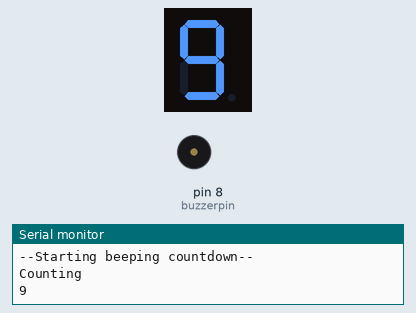
Recording of a sketch running on a simulated Arduino Uno, built with avr-gcc and run on an emulated ATmega328P. On the bench: 1-digit seven-segment display, buzzer (waves = sounding), the last lines printed to the serial monitor. Wiring (inferred from the names in the program): 1-digit 7-segment display, segments lit when HIGH: segments pin 2, pin 3, pin 4, pin 5, pin 6, pin 7, pin 9. The segment pins are drawn as the display they are named for.

Above: at 0.3 s.
At 12.3 s:
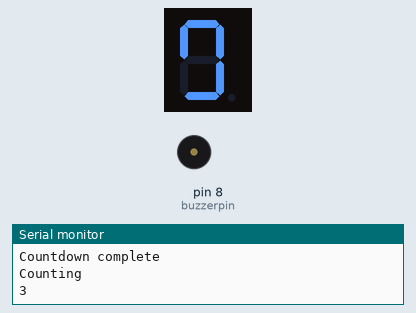
At 14.3 s:
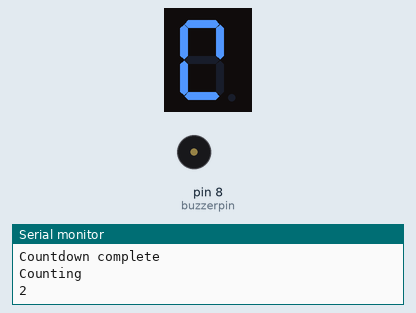
At 18.1 s:
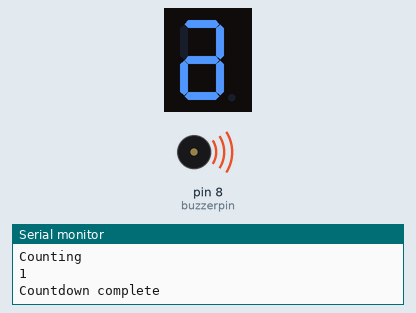
Timing chart, 0 to 20.5 s (numbered marks = the images above):
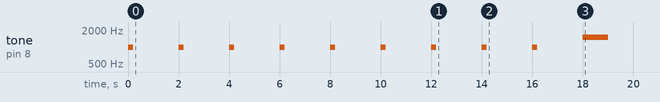

The sketch:

Beeping_Countdown.ino
```cpp
int segmentPins[]={2,3,4,5,6,7,9};


 byte digits[10][7]={
 {1,1,1,1,1,0,1}, //0
 {0,1,1,0,0,0,0},//1
 {1,1,0,1,1,1,0}, //2
 {1,1,1,1,0,1,0}, //3
 {0,1,1,0,0,1,1}, //4
 {1,0,1,1,0,1,1}, //5
 {1,0,1,1,1,1,1},//6
 {1,1,1,0,0,0,0},//7
 {1,1,1,1,1,1,1},//8
 {1,1,1,1,0,1,1},//9
 };
 int buzzerpin=8;
int numSegments=7;

 void showDigit(int n){
  if(n<0||n>9)
  return;
for(int i=0;i<numSegments;i++){
  digitalWrite(segmentPins[i],digits[n][i]);
}
 }
void setup() {
  // put your setup code here, to run once:

Serial.begin(9600);
pinMode(buzzerpin,OUTPUT);

for(int i=0;i<numSegments;i++){
  pinMode(segmentPins[i],OUTPUT);
}
Serial.println("--Starting beeping countdown--");
 int count=9;
 while(count>=1){
  Serial.println("Counting" );
  Serial.println(count);

  showDigit(count);
  tone(buzzerpin,1000,200);
  delay(2000);
  count=count-1;
  showDigit(0);
  tone(buzzerpin,1500,1000);

  Serial.println("Countdown complete");
 }

}


void loop() {
  // put your main code here, to run repeatedly:


}
```

Measured:
- by itself, tone on pin 8 (buzzerpin): plays 1000 Hz for 0.20 s, 1000 Hz for 0.20 s, 1000 Hz for 0.20 s, 1000 Hz for 0.20 s, 1000 Hz for 0.20 s, 1000 Hz for 0.20 s … (10 notes in this stretch)
- what the display in image 1 shows lasts 2.0 s, from 12.0 s to 14.0 s
